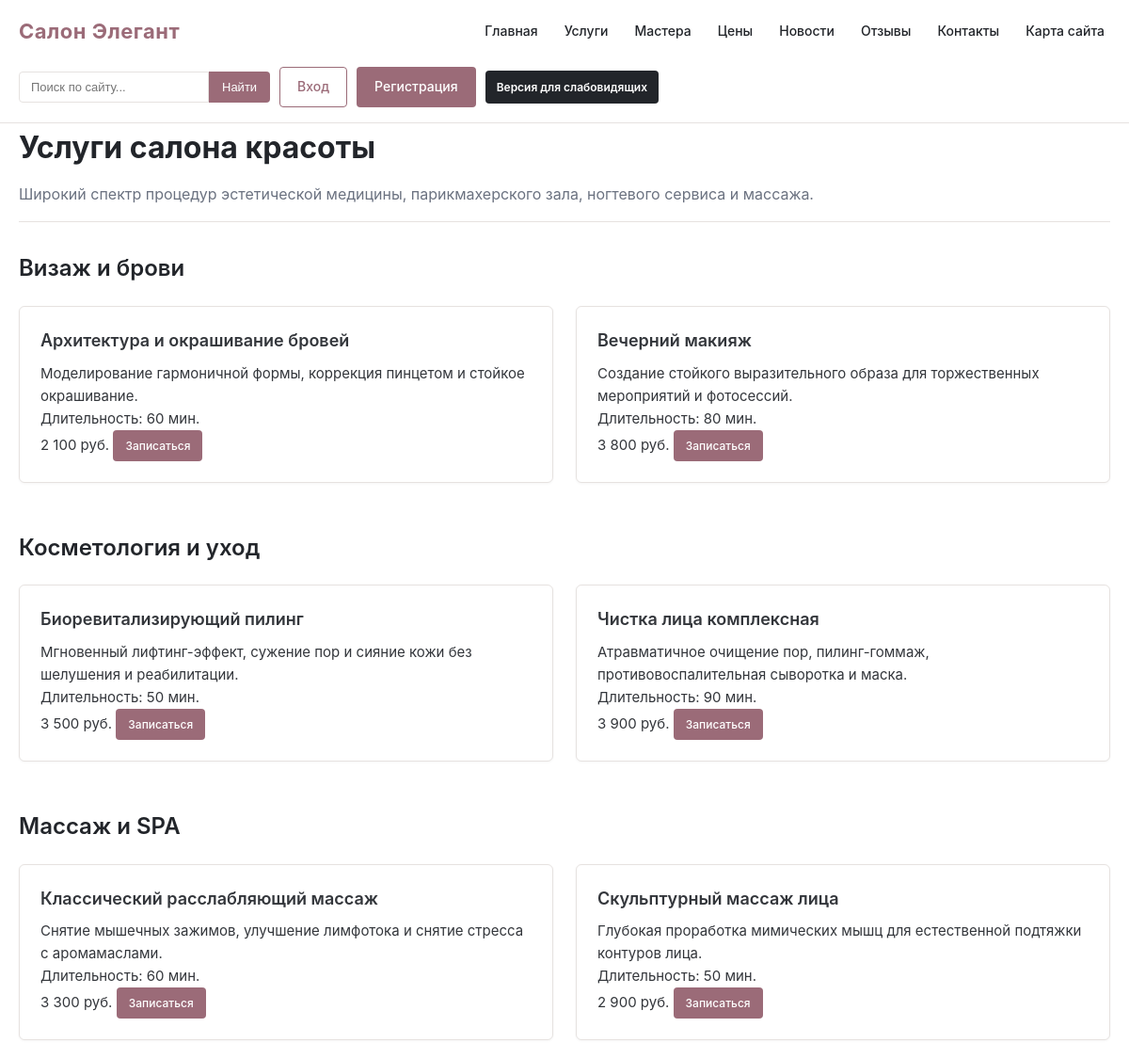
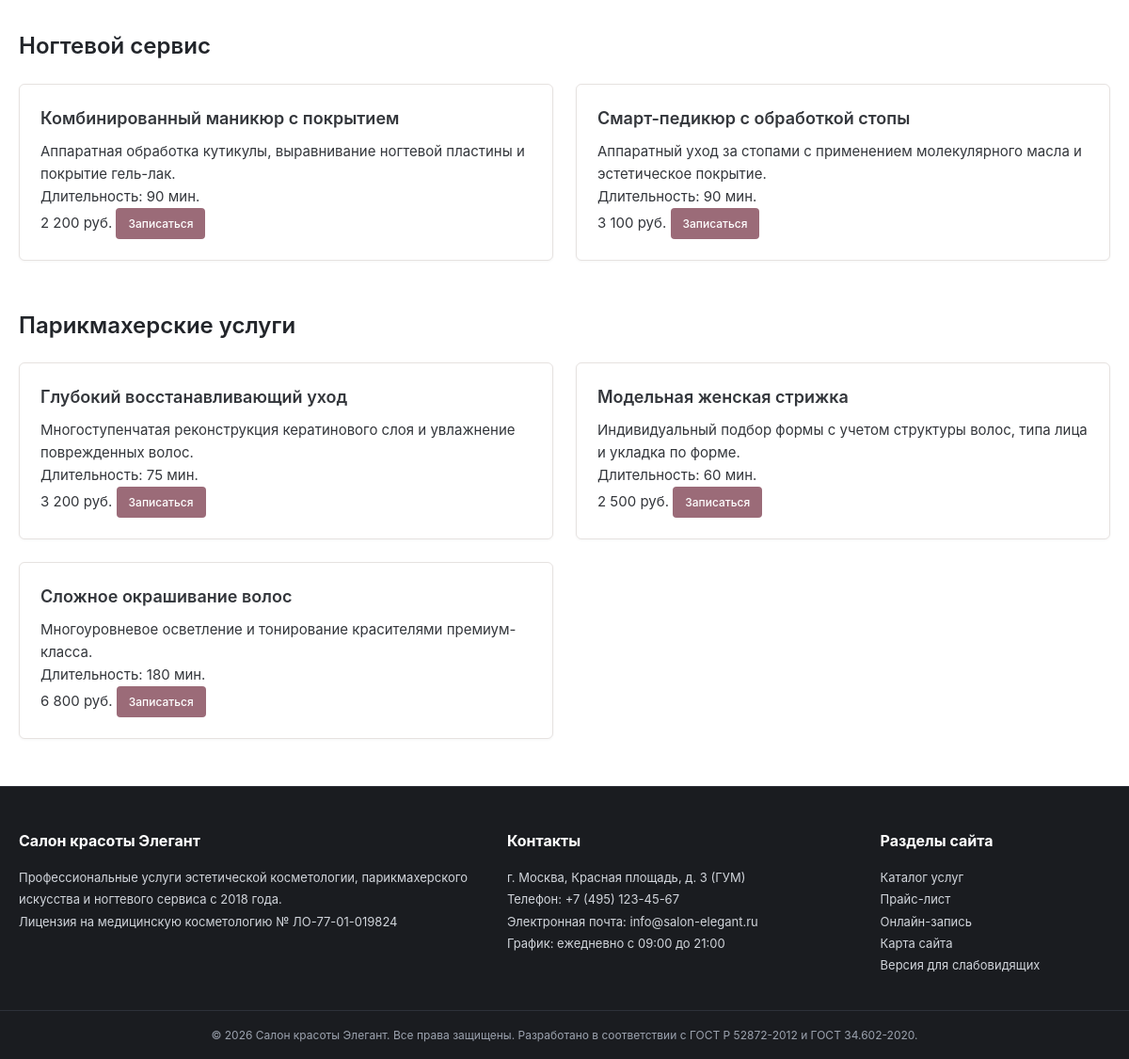
/services.php, run on the app's committed database (2 pictures, top to bottom).
### tables this page shows
CREATE TABLE IF NOT EXISTS services (
    id INT AUTO_INCREMENT PRIMARY KEY,
    category VARCHAR(50) NOT NULL,
    title VARCHAR(150) NOT NULL,
    description TEXT,
    price DECIMAL(10,2) NOT NULL,
    duration_min INT DEFAULT 60
);

### includes/functions.php (called while the page is built, shortened)
<?php
function e($value): string {
    return htmlspecialchars((string)$value, ENT_QUOTES | ENT_HTML5, 'UTF-8');
}
function formatPrice($amount): string {
    return number_format((float)$amount, 0, '.', ' ') . ' руб.';
}

### services.php (the view, shortened to what this page needs)
<?php
require_once __DIR__ . '/includes/header.php';
$stmt = $pdo->query("SELECT * FROM services ORDER BY category, title");
$allServices = $stmt->fetchAll();
$grouped = [];
foreach ($allServices as $s) {
    $grouped[$s['category']][] = $s;
}
?>
<div class="page-heading">
    <h1>Услуги салона красоты</h1>
    <p>Широкий спектр процедур эстетической медицины, парикмахерского зала, ногтевого сервиса и массажа.</p>
</div>
<?php foreach ($grouped as $category => $items): ?>
    <section class="section category-block">
        <h2 class="category-title"><?= e($category) ?></h2>
        <div class="grid grid-2">
            <?php foreach ($items as $s): ?>
                <div class="card service-card-detailed">
                    <div class="service-info">
                        <h3><?= e($s['title']) ?></h3>
                        <p><?= e($s['description']) ?></p>
                        <span class="duration">Длительность: <?= (int)$s['duration_min'] ?> мин.</span>
                    </div>
                    <div class="service-meta">
                        <span class="price-value"><?= formatPrice($s['price']) ?></span>
                        <a href="/booking.php?service_id=<?= (int)$s['id'] ?>" class="btn btn-small">Записаться</a>
                    </div>
                </div>
            <?php endforeach; ?>
        </div>
    </section>
<?php endforeach; ?>
<?php require_once __DIR__ . '/includes/footer.php'; ?>

### assets/css/style.css (style rules this page uses)
* { margin: 0; padding: 0; box-sizing: border-box; }
:root { --primary: #9b6b78; --primary-hover: #825460; --accent: #c59b6d; --dark: #22252a; --gray-bg: #f8f6f5; --gray-border: #e6e2e0; --text-main: #33363b; --text-muted: #6b7280; --white: #ffffff; --success: #15803d; --danger: #b91c1c; }
body { font-family: -apple-system, BlinkMacSystemFont, "Segoe UI", Roboto, Helvetica, Arial, sans-serif; color: var(--text-main); background-color: var(--white); line-height: 1.6; font-size: 15px; }
.btn { display: inline-block; padding: 9px 18px; background-color: var(--primary); color: var(--white); text-decoration: none; border: 1px solid transparent; border-radius: 4px; font-size: 14px; font-weight: 500; cursor: pointer; text-align: center; transition: background-color 0.2s, opacity 0.2s; }
.btn-small { padding: 6px 12px; font-size: 12px; }
h1 { font-size: 32px; font-weight: 700; color: var(--dark); margin-bottom: 12px; }
h2 { font-size: 24px; font-weight: 600; color: var(--dark); margin-bottom: 20px; }
h3 { font-size: 18px; font-weight: 600; margin-bottom: 8px; }
.page-heading { margin-bottom: 30px; border-bottom: 1px solid var(--gray-border); padding-bottom: 16px; }
.page-heading p { color: var(--text-muted); font-size: 16px; }
.section { margin-bottom: 50px; }
.grid { display: grid; gap: 24px; }
.grid-2 { grid-template-columns: repeat(auto-fit, minmax(400px, 1fr)); }
.card { background: var(--white); border: 1px solid var(--gray-border); padding: 22px; border-radius: 6px; box-shadow: 0 1px 3px rgba(0, 0, 0, 0.04); }

### data on the page
services: title "Архитектура и окрашивание бровей", description "Моделирование гармоничной формы, коррекция пинцетом и стойкое окрашивание.", duration_min "60", price "2 100 руб."
services: title "Вечерний макияж", description "Создание стойкого выразительного образа для торжественных мероприятий и фотосессий.", duration_min "80", price "3 800 руб."
services: title "Биоревитализирующий пилинг", description "Мгновенный лифтинг-эффект, сужение пор и сияние кожи без шелушения и реабилитации.", duration_min "50", price "3 500 руб."
services: title "Чистка лица комплексная", description "Атравматичное очищение пор, пилинг-гоммаж, противовоспалительная сыворотка и маска.", duration_min "90", price "3 900 руб."
services: title "Классический расслабляющий массаж", description "Снятие мышечных зажимов, улучшение лимфотока и снятие стресса с аромамаслами.", duration_min "60", price "3 300 руб."
services: title "Скульптурный массаж лица", description "Глубокая проработка мимических мышц для естественной подтяжки контуров лица.", duration_min "50", price "2 900 руб."
services: title "Комбинированный маникюр с покрытием", description "Аппаратная обработка кутикулы, выравнивание ногтевой пластины и покрытие гель-лак.", duration_min "90", price "2 200 руб."
services: title "Смарт-педикюр с обработкой стопы", description "Аппаратный уход за стопами с применением молекулярного масла и эстетическое покрытие.", duration_min "90", price "3 100 руб."
services: title "Глубокий восстанавливающий уход", description "Многоступенчатая реконструкция кератинового слоя и увлажнение поврежденных волос.", duration_min "75", price "3 200 руб."
services: title "Модельная женская стрижка", description "Индивидуальный подбор формы с учетом структуры волос, типа лица и укладка по форме.", duration_min "60", price "2 500 руб."
services: title "Сложное окрашивание волос", description "Многоуровневое осветление и тонирование красителями премиум-класса.", duration_min "180", price "6 800 руб."

### other printed values
$category "Визаж и брови"
$category "Косметология и уход"
$category "Массаж и SPA"
$category "Ногтевой сервис"
$category "Парикмахерские услуги"
$ACCESSIBLE ? 'Обычная версия' : 'Версия для слабовидящих' "Версия для слабовидящих"
